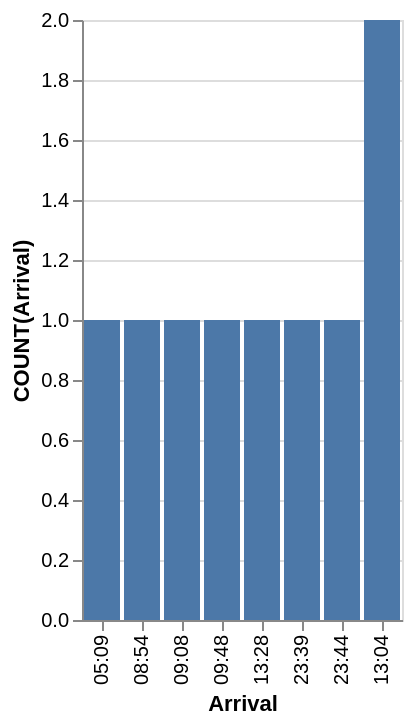

The Vega-Lite source for this figure:
### Vega-Lite specification from a JSON file in a GitHub repository (floating-point values rounded to 4 significant figures)
{"data": {"values": [{"x_data": "05:09", "y_data": 1}, {"x_data": "08:54", "y_data": 1}, {"x_data": "09:08", "y_data": 1}, {"x_data": "09:48", "y_data": 1}, {"x_data": "13:28", "y_data": 1}, {"x_data": "23:39", "y_data": 1}, {"x_data": "23:44", "y_data": 1}, {"x_data": "13:04", "y_data": 2}]}, "mark": "bar", "encoding": {"x": {"field": "x_data", "type": "nominal", "title": "Arrival", "sort": {"op": "sum", "field": "y_data", "order": "ascending"}}, "y": {"field": "y_data", "type": "quantitative", "title": "COUNT(Arrival)"}}}
